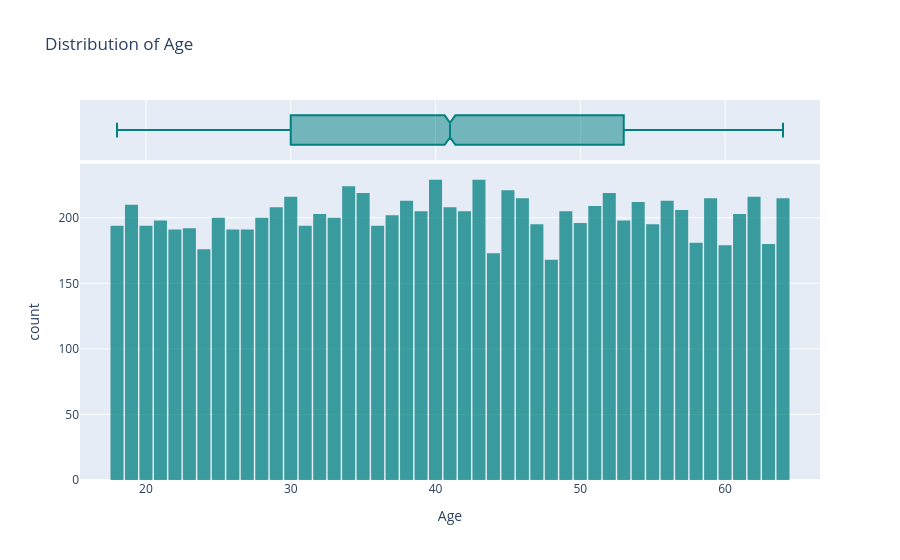
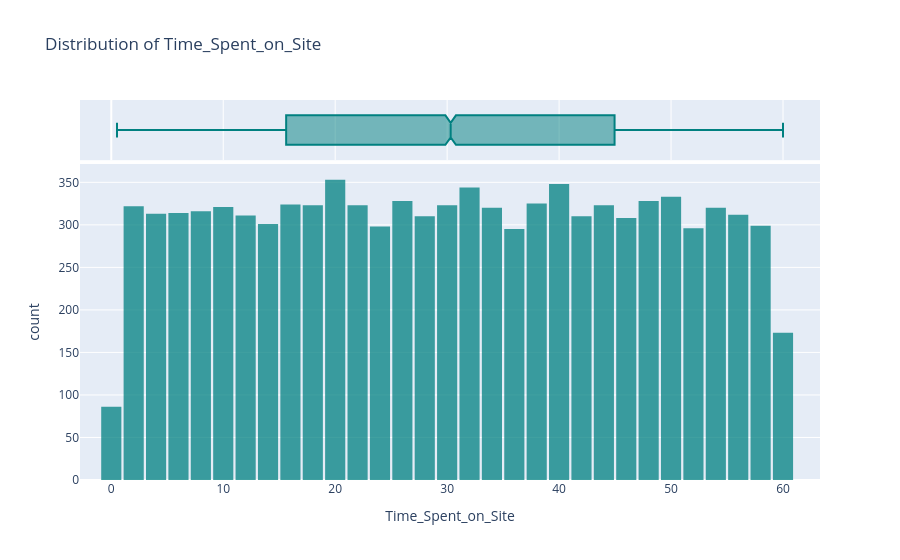
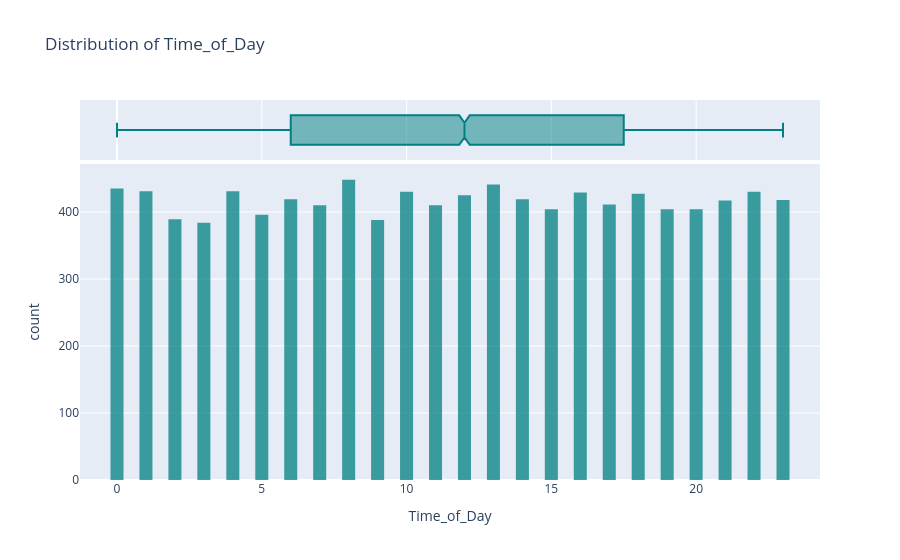
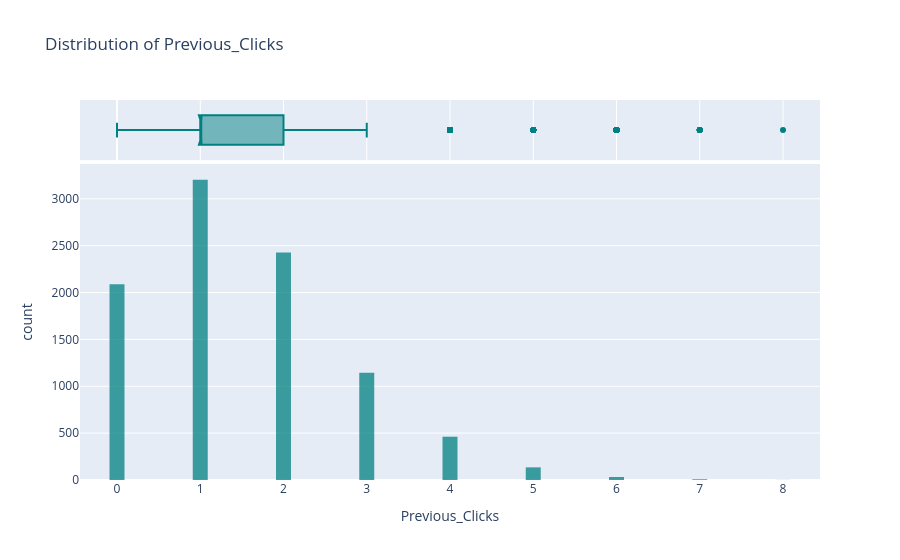

Notebook code cell kept with these figures, in order:
### Code cell
import pandas as pd  # Library for data manipulation and analysis
import plotly.express as px  # Library for interactive visualizations
from prettytable import PrettyTable  # Library to display tabular data nicely
from IPython.display import display, HTML  # To enhance display options in Jupyter Notebook

 
# Read the dataset into a pandas DataFrame
data = pd.read_csv('ad_click_data.csv')
 
# ==============================================================================
# 1. NUMERICAL FEATURE SUMMARY & DISTRIBUTION
# ==============================================================================
 
# Define numeric columns for detailed statistical analysis and visualization
numeric_columns = [
    'Age', 'Time_Spent_on_Site', 'Time_of_Day', 'Previous_Clicks'
]
 
# Initialize PrettyTable to display numeric summaries clearly
summary_table = PrettyTable()
 
# Define column headers for the PrettyTable
summary_table.field_names = ["Feature", "Mean", "Median", "Std Dev", "Min", "Max", "Missing %"]
 
# Loop through each numeric column to calculate summary statistics
for col in numeric_columns:
    mean = round(data[col].mean(), 2)  # Average value of the feature
    median = round(data[col].median(), 2)  # Middle value (50th percentile)
    std = round(data[col].std(), 2)  # Standard deviation (measure of variability)
    min_val = round(data[col].min(), 2)  # Minimum observed value
    max_val = round(data[col].max(), 2)  # Maximum observed value
    missing_percent = round(data[col].isnull().mean() * 100, 2)  # Percentage of missing data
 
    # Add the calculated statistics for the current feature to the PrettyTable
    summary_table.add_row([col, mean, median, std, min_val, max_val, missing_percent])
 
# Display the PrettyTable with summary statistics
print("Numerical Feature Summary:")
print(summary_table)
 
# Generate interactive histograms using Plotly for each numeric feature
print("\nGenerating Histograms for Numerical Features...")
for col in numeric_columns:
    # Create histogram with boxplot marginal to visualize distribution and detect outliers
    fig = px.histogram(
        data,  # Data source
        x=col,  # Feature to plot
        title=f'Distribution of {col}',  # Title of the histogram
        marginal="box",  # Display boxplot on margin to highlight distribution statistics
        opacity=0.75,  # Transparency of histogram bars
        nbins=50,  # Number of bins in the histogram
        color_discrete_sequence=['teal']  # Color of bars in histogram
    )
 
    # Adjust layout to improve visualization
    fig.update_layout(bargap=0.1)  # Adjust gap between bars for better readability
 
    # Display the interactive histogram
    fig.show()
    
# ==============================================================================
# 2. CATEGORICAL FEATURE SUMMARY & VISUALIZATION
# ==============================================================================
 
# Define categorical columns to analyze
categorical_columns = [
    'Gender', 'Geographic_Location', 'Ad_Position', 'Device_Type', 
    'Ad_Category', 'Day_of_Week'
]
 
# Display value counts for each categorical feature
print("\nCategorical Feature Value Counts:")
for col in categorical_columns:
    print(f"\n--- Value Counts for '{col}' ---")
    print(data[col].value_counts())
    print("-" * 30)
 
# Generate bar plots to show click-through rate for each category
print("\nGenerating Click-Through Rate Bar Plots for Categorical Features...")
for col in categorical_columns:
    # Group by the categorical feature and calculate the mean of 'Clicked' (which is the CTR)
    ct_data = data.groupby(col)['Clicked'].mean().reset_index()
    ct_data['CTR (%)'] = ct_data['Clicked'] * 100 # Convert to percentage
 
    # Create a bar chart showing the CTR for each category
    fig = px.bar(
        ct_data,
        x=col,
        y='CTR (%)',
        title=f'Click-Through Rate (CTR) by {col}',
        color_discrete_sequence=['teal'],
        text='CTR (%)' # Display the CTR value on top of the bars
    )
 
    # Customize the layout
    fig.update_traces(texttemplate='%{text:.2f}%', textposition='outside')
    fig.update_layout(uniformtext_minsize=8, uniformtext_mode='hide')
 
    fig.show()
 
# ==============================================================================
# 3. TARGET VARIABLE DISTRIBUTION
# ==============================================================================
 
# Calculate and display the distribution of the target variable 'Clicked'
clicked_counts = data['Clicked'].value_counts(normalize=True) * 100
print("\n--- 'Clicked' Target Variable Distribution ---")
print(f"Percentage of non-clicks (0): {clicked_counts[0]:.2f}%")
print(f"Percentage of clicks (1): {clicked_counts[1]:.2f}%")
 
# Create a pie chart to visualize the class imbalance
fig = px.pie(
    names=clicked_counts.index,
    values=clicked_counts.values,
    title='Distribution of the Target Variable (Clicked)',
    labels={0: 'Not Clicked', 1: 'Clicked'},
    hole=0.4,
    color_discrete_sequence=['lightcoral', 'darkgreen']
)
fig.show()
 
print("\nEDA script complete. Check the generated plots and console output for insights.")

### Figure 1 — Plotly figure (JSON) as saved in the notebook; plotly's stock layout.template omitted (floating-point values rounded to 4 significant figures; data arrays with more than 128 entries replaced by an {"elided": "..."} marker saying what was removed)
{"data": [{"bingroup": "x", "hovertemplate": "Age=%{x}<br>count=%{y}<extra></extra>", "legendgroup": "", "marker": {"color": "teal", "opacity": 0.75, "pattern": {"shape": ""}}, "name": "", "nbinsx": 50, "orientation": "v", "showlegend": false, "type": "histogram", "x": {"elided": "10000 float values"}, "xaxis": "x", "yaxis": "y"}, {"hovertemplate": "Age=%{x}<extra></extra>", "legendgroup": "", "marker": {"color": "teal"}, "name": "", "notched": true, "showlegend": false, "type": "box", "x": {"elided": "10000 float values"}, "xaxis": "x2", "yaxis": "y2"}], "layout": {"bargap": 0.1, "barmode": "relative", "legend": {"tracegroupgap": 0}, "title": {"text": "Distribution of Age"}, "xaxis": {"anchor": "y", "domain": [0, 1], "title": {"text": "Age"}}, "xaxis2": {"anchor": "y2", "domain": [0, 1], "matches": "x", "showgrid": true, "showticklabels": false}, "yaxis": {"anchor": "x", "domain": [0, 0.8316], "title": {"text": "count"}}, "yaxis2": {"anchor": "x2", "domain": [0.8416, 1], "matches": "y2", "showgrid": false, "showline": false, "showticklabels": false, "ticks": ""}}}

### Figure 2 — Plotly figure (JSON) as saved in the notebook; plotly's stock layout.template omitted (floating-point values rounded to 4 significant figures; data arrays with more than 128 entries replaced by an {"elided": "..."} marker saying what was removed)
{"data": [{"bingroup": "x", "hovertemplate": "Time_Spent_on_Site=%{x}<br>count=%{y}<extra></extra>", "legendgroup": "", "marker": {"color": "teal", "opacity": 0.75, "pattern": {"shape": ""}}, "name": "", "nbinsx": 50, "orientation": "v", "showlegend": false, "type": "histogram", "x": {"elided": "10000 float values"}, "xaxis": "x", "yaxis": "y"}, {"hovertemplate": "Time_Spent_on_Site=%{x}<extra></extra>", "legendgroup": "", "marker": {"color": "teal"}, "name": "", "notched": true, "showlegend": false, "type": "box", "x": {"elided": "10000 float values"}, "xaxis": "x2", "yaxis": "y2"}], "layout": {"bargap": 0.1, "barmode": "relative", "legend": {"tracegroupgap": 0}, "title": {"text": "Distribution of Time_Spent_on_Site"}, "xaxis": {"anchor": "y", "domain": [0, 1], "title": {"text": "Time_Spent_on_Site"}}, "xaxis2": {"anchor": "y2", "domain": [0, 1], "matches": "x", "showgrid": true, "showticklabels": false}, "yaxis": {"anchor": "x", "domain": [0, 0.8316], "title": {"text": "count"}}, "yaxis2": {"anchor": "x2", "domain": [0.8416, 1], "matches": "y2", "showgrid": false, "showline": false, "showticklabels": false, "ticks": ""}}}

### Figure 3 — Plotly figure (JSON) as saved in the notebook; plotly's stock layout.template omitted (floating-point values rounded to 4 significant figures; data arrays with more than 128 entries replaced by an {"elided": "..."} marker saying what was removed)
{"data": [{"bingroup": "x", "hovertemplate": "Time_of_Day=%{x}<br>count=%{y}<extra></extra>", "legendgroup": "", "marker": {"color": "teal", "opacity": 0.75, "pattern": {"shape": ""}}, "name": "", "nbinsx": 50, "orientation": "v", "showlegend": false, "type": "histogram", "x": {"elided": "10000 int values"}, "xaxis": "x", "yaxis": "y"}, {"hovertemplate": "Time_of_Day=%{x}<extra></extra>", "legendgroup": "", "marker": {"color": "teal"}, "name": "", "notched": true, "showlegend": false, "type": "box", "x": {"elided": "10000 int values"}, "xaxis": "x2", "yaxis": "y2"}], "layout": {"bargap": 0.1, "barmode": "relative", "legend": {"tracegroupgap": 0}, "title": {"text": "Distribution of Time_of_Day"}, "xaxis": {"anchor": "y", "domain": [0, 1], "title": {"text": "Time_of_Day"}}, "xaxis2": {"anchor": "y2", "domain": [0, 1], "matches": "x", "showgrid": true, "showticklabels": false}, "yaxis": {"anchor": "x", "domain": [0, 0.8316], "title": {"text": "count"}}, "yaxis2": {"anchor": "x2", "domain": [0.8416, 1], "matches": "y2", "showgrid": false, "showline": false, "showticklabels": false, "ticks": ""}}}

### Figure 4 — Plotly figure (JSON) as saved in the notebook; plotly's stock layout.template omitted (floating-point values rounded to 4 significant figures; data arrays with more than 128 entries replaced by an {"elided": "..."} marker saying what was removed)
{"data": [{"bingroup": "x", "hovertemplate": "Previous_Clicks=%{x}<br>count=%{y}<extra></extra>", "legendgroup": "", "marker": {"color": "teal", "opacity": 0.75, "pattern": {"shape": ""}}, "name": "", "nbinsx": 50, "orientation": "v", "showlegend": false, "type": "histogram", "x": {"elided": "10000 float values"}, "xaxis": "x", "yaxis": "y"}, {"hovertemplate": "Previous_Clicks=%{x}<extra></extra>", "legendgroup": "", "marker": {"color": "teal"}, "name": "", "notched": true, "showlegend": false, "type": "box", "x": {"elided": "10000 float values"}, "xaxis": "x2", "yaxis": "y2"}], "layout": {"bargap": 0.1, "barmode": "relative", "legend": {"tracegroupgap": 0}, "title": {"text": "Distribution of Previous_Clicks"}, "xaxis": {"anchor": "y", "domain": [0, 1], "title": {"text": "Previous_Clicks"}}, "xaxis2": {"anchor": "y2", "domain": [0, 1], "matches": "x", "showgrid": true, "showticklabels": false}, "yaxis": {"anchor": "x", "domain": [0, 0.8316], "title": {"text": "count"}}, "yaxis2": {"anchor": "x2", "domain": [0.8416, 1], "matches": "y2", "showgrid": false, "showline": false, "showticklabels": false, "ticks": ""}}}
